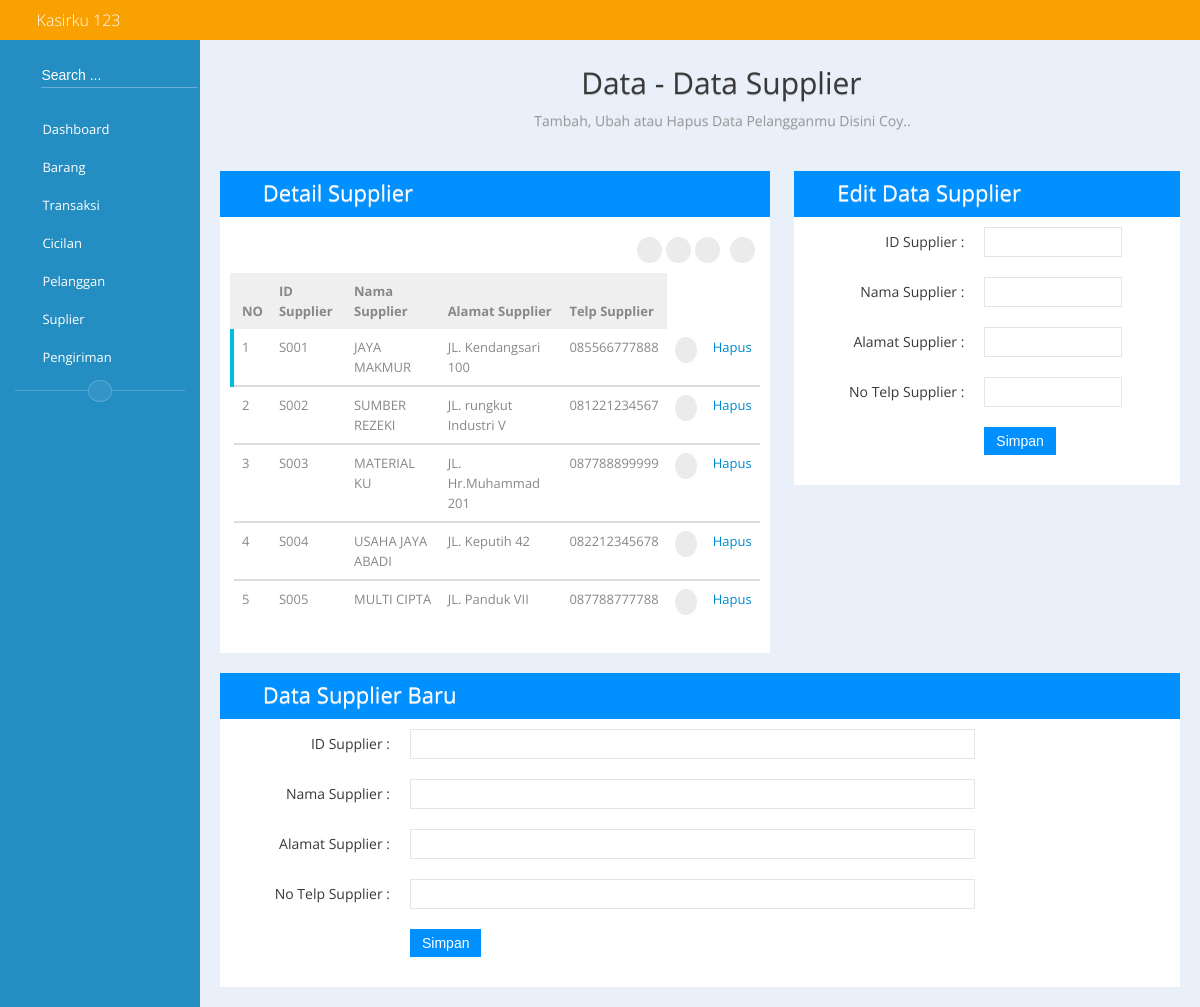
Screenshot of /supplier.php with the database file from the repository.
### tables this page shows
CREATE TABLE `supplier` (
  `id_supp` varchar(4) NOT NULL,
  `nama_supp` varchar(20) NOT NULL,
  `alamat_supp` varchar(25) NOT NULL,
  `no_hp_supp` varchar(12) NOT NULL
);

### logic/oop.php (called while the page is built, shortened)
<?php
	class oop
	{
		var $con;
		public function __construct ()
		{
			$this->con = new mysqli(self::host, self::username, self::pass, self::db);
		}
		public	function readData ($table)
		{
			$query = "SELECT  * from $table";
			$hasil = $this->con->query($query);
			while($nilai = mysqli_fetch_array($hasil))
			{
				$value[] = $nilai;
			}
			return $value;
		}
	}

### supplier.php (the view, shortened to what this page needs)
<!DOCTYPE html>
 <html class="no-js">
    <head>
        <link rel="stylesheet" href="assets/bootstrap/bootstrap.min.css">
        <link rel="stylesheet" href="assets/bootstrap/bootstrap-responsive.min.css">
        <link rel="stylesheet" href="assets/font-awesome/css/font-awesome.min.css">
        <link rel="stylesheet" href="assets/normalize/normalize.css">
        <link rel="stylesheet" href="css/flaty.css">
        <link rel="stylesheet" href="css/flaty-responsive.css">
    </head>
    <body>
        <?php
          include 'assets/navbar.php';
        ?>
        <div class="container-fluid" id="main-container">
            <?php
              include 'assets/sidebar.php';
              ?>
            <div id="main-content">
                <div class="page-title">
                    <div>
                       <center> <h1><i class="icon-archive"></i> Data - Data Supplier</h1>
                        <h4>Tambah, Ubah atau Hapus Data Pelangganmu Disini Coy.. </h4></center></center>
                    </div>
                </div>
                <div class="row-fluid">
                    <div class="span7">
                        <div class="box">
                            <div class="box-title" style="background-color: #0090ff">
                                <h3><i class="icon-table"></i> Detail Supplier</h3>
                                <div class="box-tool">
                                    <a data-action="collapse" href="#"><i class="icon-chevron-up"></i></a>
                                    <a data-action="close" href="#"><i class="icon-remove"></i></a>
                                </div>
                            </div>
                            <div class="box-content">
                                <div class="btn-toolbar pull-right clearfix">
                                    <div class="btn-group">
                                        <a class="btn btn-circle show-tooltip" title="Print" href="#"><i class="icon-print"></i></a>
                                        <a class="btn btn-circle show-tooltip" title="Export to PDF" href="#"><i class="icon-file-text-alt"></i></a>
                                        <a class="btn btn-circle show-tooltip" title="Export to Exel" href="#"><i class="icon-table"></i></a>
                                    </div>
                                    <div class="btn-group">
                                        <a class="btn btn-circle show-tooltip" title="Refresh" href="#"><i class="icon-repeat"></i></a>
                                    </div>
                                </div>
                                <div class="clearfix"></div>
<table class="table table-advance" id="table1">
    <thead>
        <tr>
      <th> NO</th>
            <th>ID Supplier</th>
            <th>Nama Supplier</th>
            <th>Alamat Supplier</th>
            <th>Telp Supplier</th>
        </tr>
    </thead>
    <tbody>
        <tr class="table-flag-blue">
         <?php
            include 'logic/oop.php';
            $oop = new oop();
            $nomor=1;
          foreach ($oop->readData('supplier') as $isi)
          { ?>
          <td><?php echo $nomor++; ?></td>
            <td> <?php echo $isi['id_supp']; ?> </td>
            <td> <?php echo $isi['nama_supp'] ?> </td>
            <td> <?php echo $isi['alamat_supp'] ?></td>
            <td> <?php echo $isi['no_hp_supp'] ?></td>
            <td>  <a class="btn btn-circle show-tooltip" title="Update" href="#myModal<?php echo $nomor; ?>" role="button" data-toggle="modal"><i class="icon-edit"></i></a></td>
          <td>
              <a href="logic/Delete_Pelanggan.php?del=<?php echo $isi['id_supp']; ?>">Hapus</a></td>
    </tbody>
            <?php
          }
          ?>
      </table>
    </div>
   </div>
 </div>
                    <div class="span5">
                        <div class="box">
                            <div class="box-title" style="background-color: #0090ff">
                                <h3><i class="icon-reorder"></i> Edit Data Supplier </h3>
                                <div class="box-tool">
                                    <a data-action="collapse" href="#"><i class="icon-chevron-up"></i></a>
                                    <a data-action="close" href="#"><i class="icon-remove"></i></a>
                                </div>
                            </div>
                            <div class="box-content">
                                <form action="logic/Edit_Supplier.php" class="form-horizontal " method="post">
                                   <div class="control-group">
                                      <label class="control-label">ID Supplier : </label>
                                      <div class="controls">
                                         <input type="text" class="span9" name="id_supp"/>
                                      </div>
                            </div>
                            <div class="control-group">
                                      <label class="control-label">Nama Supplier : </label>
                                      <div class="controls">
                                         <input type="text" class="span9" name="nama_supp" />
                                      </div>
                            </div>
                             <div class="control-group">
                                      <label class="control-label">Alamat Supplier : </label>
                                      <div class="controls">
                                         <input type="text" class="span9" name="alamat_supp" />
                                      </div>
                            </div>
                             <div class="control-group">
                                      <label class="control-label">No Telp Supplier :  </label>
                                      <div class="controls">
                                         <input type="text" class="span9" name="no_hp_supp" />
                                      </div>
                            </div>
                              <div class="control-group">
                                      <div class="controls">
                                         <button class="btn btn-primary" type="submit">Simpan</button>
                                      </div>
                            </div>
                        </form>
                    </div>
                </div>
        </div>
                    <div class="row-fluid" >
                    <div class="span12">
                        <div class="box">
                            <div class="box-title" style="background-color: #0090ff">
                                <h3><i class="icon-reorder"></i> Data Supplier Baru </h3>
                                <div class="box-tool">
                                    <a data-action="collapse" href="#"><i class="icon-chevron-up"></i></a>
                                    <a data-action="close" href="#"><i class="icon-remove"></i></a>
                                </div>
                            </div>
                            <div class="box-content">
        <form action="logic/Insert_Supplier.php" class="form-horizontal " method="post">
                                   <div class="control-group">
                                      <label class="control-label">ID Supplier : </label>
                                      <div class="controls">
                                         <input type="text" class="span9" name="id_supp" />
                                      </div>
                            </div>
                            <div class="control-group">
                                      <label class="control-label">Nama Supplier : </label>
                                      <div class="controls">
                                         <input type="text" class="span9" name="nama_supp" />
                                      </div>
                            </div>
                             <div class="control-group">
                                      <label class="control-label">Alamat Supplier : </label>
                                      <div class="controls">
                                         <input type="text" class="span9" name="alamat_supp" />
                                      </div>
                            </div>
                             <div class="control-group">
                                      <label class="control-label">No Telp Supplier :  </label>
                                      <div class="controls">
                                         <input type="text" class="span9" name="no_hp_supp" />
                                      </div>
                            </div>
                              <div class="control-group">
                                      <div class="controls">
                                         <button class="btn btn-primary" type="submit">Simpan</button>
                                      </div>
                            </div>
                        </form>
                    </div>
                </div>
    </body>
</html>

### rows the page displays
supplier: id_supp "S001", nama_supp "JAYA MAKMUR", alamat_supp "JL. Kendangsari 100", no_hp_supp "085566777888"
supplier: id_supp "S002", nama_supp "SUMBER REZEKI", alamat_supp "JL. rungkut Industri V", no_hp_supp "081221234567"
supplier: id_supp "S003", nama_supp "MATERIAL KU", alamat_supp "JL. Hr.Muhammad 201", no_hp_supp "087788899999"
supplier: id_supp "S004", nama_supp "USAHA JAYA ABADI", alamat_supp "JL. Keputih 42", no_hp_supp "082212345678"
supplier: id_supp "S005", nama_supp "MULTI CIPTA", alamat_supp "JL. Panduk VII", no_hp_supp "087788777788"
